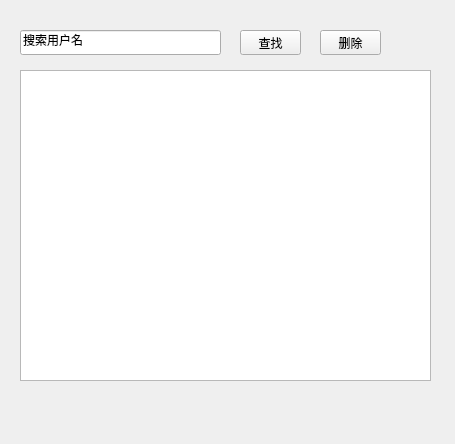
<?xml version="1.0" encoding="UTF-8"?>
<ui version="4.0">
 <class>face_deletion</class>
 <widget class="QWidget" name="face_deletion">
  <property name="geometry">
   <rect>
    <x>0</x>
    <y>0</y>
    <width>455</width>
    <height>444</height>
   </rect>
  </property>
  <property name="windowTitle">
   <string>度目-AI镜头模组演示Demo-人脸删除</string>
  </property>
  <widget class="QPushButton" name="pushButton_search">
   <property name="geometry">
    <rect>
     <x>240</x>
     <y>30</y>
     <width>61</width>
     <height>25</height>
    </rect>
   </property>
   <property name="text">
    <string>查找</string>
   </property>
  </widget>
  <widget class="QLineEdit" name="lineEdit_username">
   <property name="geometry">
    <rect>
     <x>20</x>
     <y>30</y>
     <width>201</width>
     <height>25</height>
    </rect>
   </property>
   <property name="text">
    <string>搜索用户名</string>
   </property>
  </widget>
  <widget class="QListWidget" name="listWidget">
   <property name="geometry">
    <rect>
     <x>20</x>
     <y>70</y>
     <width>411</width>
     <height>311</height>
    </rect>
   </property>
  </widget>
  <widget class="QPushButton" name="pushButton_search_2">
   <property name="geometry">
    <rect>
     <x>320</x>
     <y>30</y>
     <width>61</width>
     <height>25</height>
    </rect>
   </property>
   <property name="text">
    <string>删除</string>
   </property>
  </widget>
 </widget>
 <resources/>
 <connections/>
</ui>
